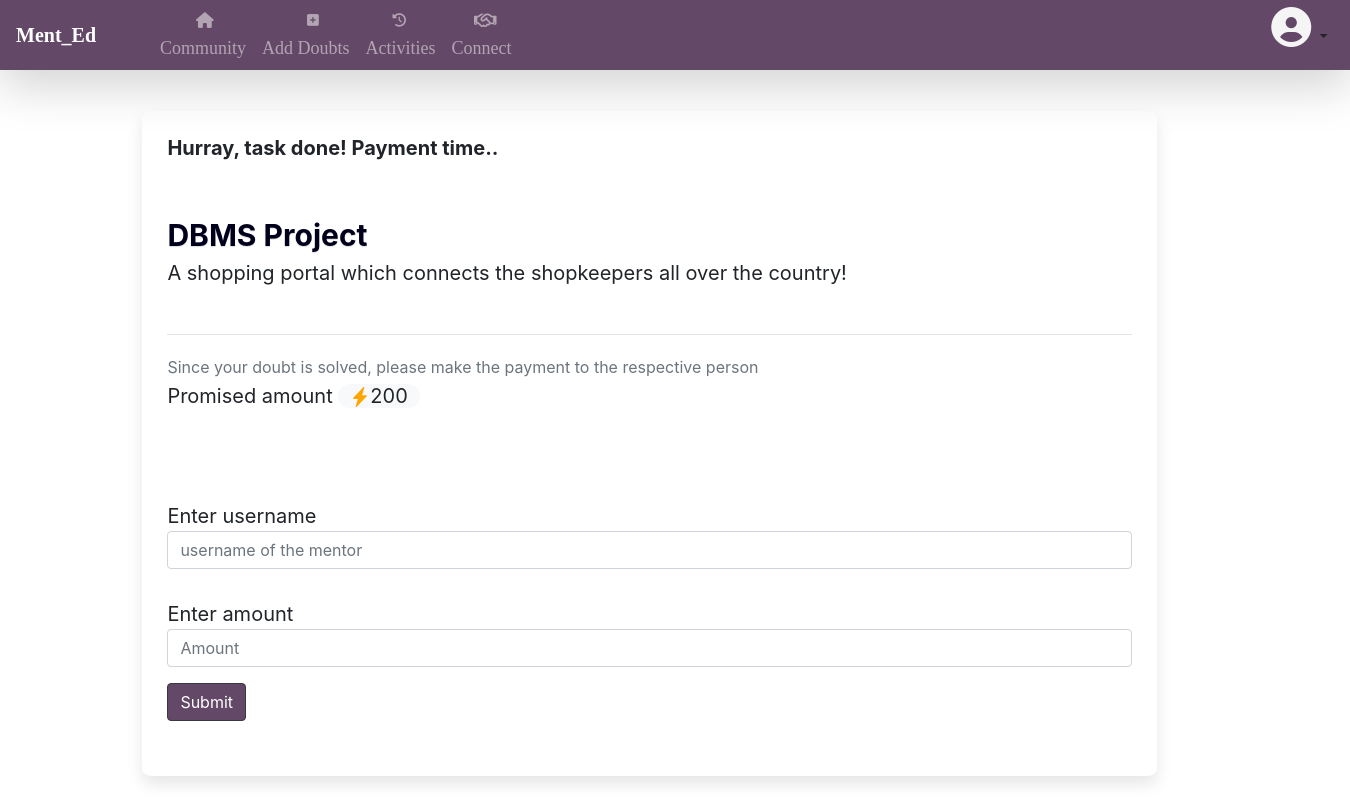
Screenshot of /DoubtSolved?id=20 (signed in) with the database file from the repository.
### Main.py (models this page shows)
class Question(db.Model):
    id = db.Column(db.Integer, primary_key=True)
    question = db.Column(db.String(50))
    shortdescription = db.Column(db.String(200))
    detaileddescription = db.Column(db.String(200))
    pay = db.Column(db.Integer)
    tags=db.Column(db.String(50))
    status = db.Column(db.Integer, default='Pending')
    askedby_id = db.Column(db.Integer, db.ForeignKey('user.id'))
    askedby_name = db.Column(db.String(200))
    askedby_img = db.Column(db.String(200))

### Main.py (the view)
@app.route('/DoubtSolved')
def DoubtSolved():
    id = request.args
    print(id)
    q = Question.query.get(id)
    print(q.status)
    q.status = 'Solved'
    print(q.status)
    db.session.commit()
    return render_template('DoubtSolved.html', q=q)

### templates/DoubtSolved.html (shortened to what this page needs)
{% extends "layout.html"%} {% block content%}
<body style="background:white !important; padding:0;margin:0">
<div style=" box-shadow: 0 8px 16px rgba(0, 0, 0, .1); background:#fff; padding:2%; border-radius:1%;width:80%; margin-left:8%">
    <h5><strong>Hurray, task done! Payment time..</strong></h5>
    <b style="font-size:30px" class="text-color">
        <br > {{q.question}}
    </b><br>
    {{q.detaileddescription}} <br>
    <br>
    <hr>
 <span style="font-size:16px" class="text-muted">Since your doubt is solved, please make the payment to the respective person</span>
    <br>
   Promised amount <span class="badge--md badge-light badge-pill">
                        <svg width="1em" height="1em" viewBox="0 0 16 16" class="bi bi-lightning-fill" fill="orange"
                             xmlns="http://www.w3.org/2000/svg">
            <path fill-rule="evenodd"
                  d="M11.251.068a.5.5 0 0 1 .227.58L9.677 6.5H13a.5.5 0 0 1 .364.843l-8 8.5a.5.5 0 0 1-.842-.49L6.323 9.5H3a.5.5 0 0 1-.364-.843l8-8.5a.5.5 0 0 1 .615-.09z"/>
                </svg>{{q.pay}}</span>
    <br>
    <form action="/payment">
          <br><br><br>
        <div class="form-group">
            Enter username <input type="text" name="doubt" class="form-control" placeholder="username of the mentor"
                                  width="10">
            <br>Enter amount <input type="number" name="amount" class="form-control" placeholder="Amount">
        </div>
        <button type="submit" class="btn btn-dark text-center" style="background-color:#644867;">Submit</button>
    </form>
    <br>
</div>
</body>
{% endblock%}

### static/layout.css (style rules this page uses)
body { color: #1864ab; background:#F0F2F5 !important; font-size:20px; }
.text-color { color:#00001c; text-shadow: 0px 1px 1px #dbdbdb; }
button { background-color:#644867; color:white; border-radius: 18px; }
body { font-family: calibri; width: 100%; }

### rows the page displays
Question: question "DBMS Project", detaileddescription "A shopping portal which connects the shopkeepers all over the country!", pay "200"
